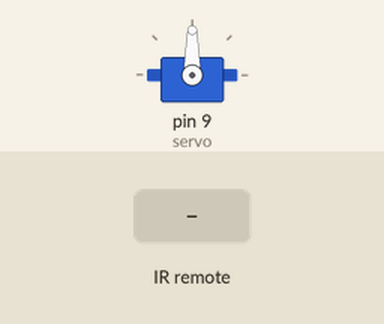
Recording of a sketch running on a simulated Arduino Uno, built with avr-gcc and run on an emulated ATmega328P. On the bench: servo. The test bench sets the inputs (shaded band).

Above: at 1.2 s.
1.3 s: infrared code 0x98 received
At 1.7 s:
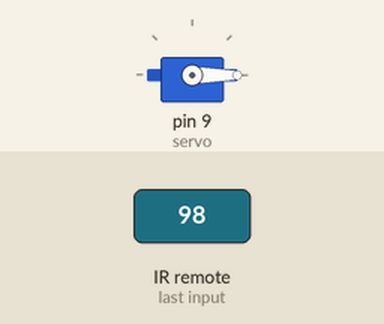
2.8 s: infrared code 0xA2 received
At 4.0 s:
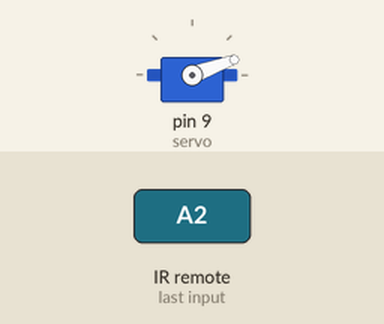
4.3 s: infrared code 0x62 received
At 5.2 s:
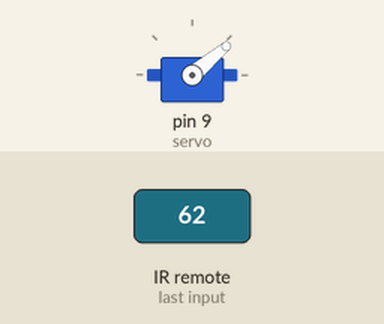
5.8 s: infrared code 0xE2 received
At 6.3 s:
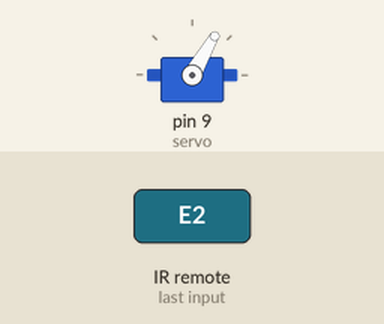
7.3 s: infrared code 0x02 received
At 8.5 s:
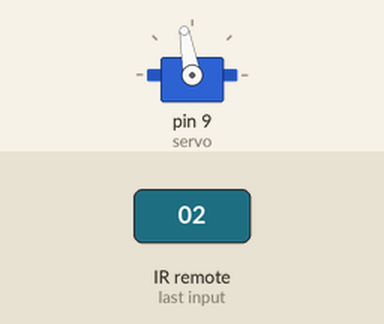
8.8 s: infrared code 0xC2 received
At 9.8 s:
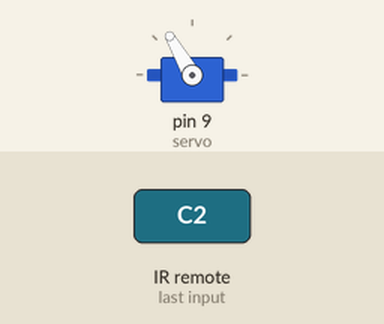
Timing chart, 0 to 11.3 s (numbered marks = the images above; inputs shaded):
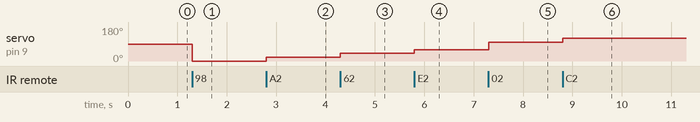

The sketch:

Lesson_16_3_sample.ino
```cpp
#include <IRremote.hpp>
#include <Servo.h>

#define RIGHT_ARROW   0x5A //時計回りに回転する（▶）
#define LEFT_ARROW    0x10 //反時計回りに回転する（◀）
#define SELECT_BUTTON 0x38 //サーボの回転位置が中心（OK）
#define BUTTON_0 0x98  //ボタン0〜9を押すと、決まった位置に移動します
#define BUTTON_1 0xA2  // 20度ずつ回転
#define BUTTON_2 0x62
#define BUTTON_3 0xE2
#define BUTTON_4 0x22
#define BUTTON_5 0x02
#define BUTTON_6 0xC2
#define BUTTON_7 0xE0
#define BUTTON_8 0xA8
#define BUTTON_9 0x90

int RECV_PIN = 3;       //赤外線受信機のピン
int16_t pos;         // サーボ位置を保存する変数を設定する
Servo servo;

void setup()
{
  Serial.begin(9600);
  IrReceiver.begin(RECV_PIN, ENABLE_LED_FEEDBACK); // 受信機を起動する
  servo.attach(9);     //サーボピン
  pos = 90;               // 中間点90度から開始
  servo.write(pos);     // 初期位置を設定
}

void loop()
{
  if (IrReceiver.decode()) {
    switch (IrReceiver.decodedIRData.command) {  //ボタンに応じてサーボを動かす
      case LEFT_ARROW:    pos = min(180, pos + 5); break;
      case RIGHT_ARROW:   pos = max(0, pos - 5); break;
      case SELECT_BUTTON: pos = 90; break;
      case BUTTON_0:      pos = 0 * 20; break;
      case BUTTON_1:      pos = 1 * 20; break;
      case BUTTON_2:      pos = 2 * 20; break;
      case BUTTON_3:      pos = 3 * 20; break;
      case BUTTON_4:      pos = 4 * 20; break;
      case BUTTON_5:      pos = 5 * 20; break;
      case BUTTON_6:      pos = 6 * 20; break;
      case BUTTON_7:      pos = 7 * 20; break;
      case BUTTON_8:      pos = 8 * 20; break;
      case BUTTON_9:      pos = 9 * 20; break;
    }
    servo.write(pos);
    IrReceiver.resume();
  }
}
```

Measured:
- after the input at 1.3 s, servo on pin 9 (servo): 90° → 0° at once
- after the input at 2.8 s, servo on pin 9 (servo): 0° → 20° at once
- after the input at 4.3 s, servo on pin 9 (servo): 20° → 40° at once
- after the input at 5.8 s, servo on pin 9 (servo): 40° → 60° at once
- after the input at 7.3 s, servo on pin 9 (servo): 60° → 100° at once
- after the input at 8.8 s, servo on pin 9 (servo): 100° → 120° at once
